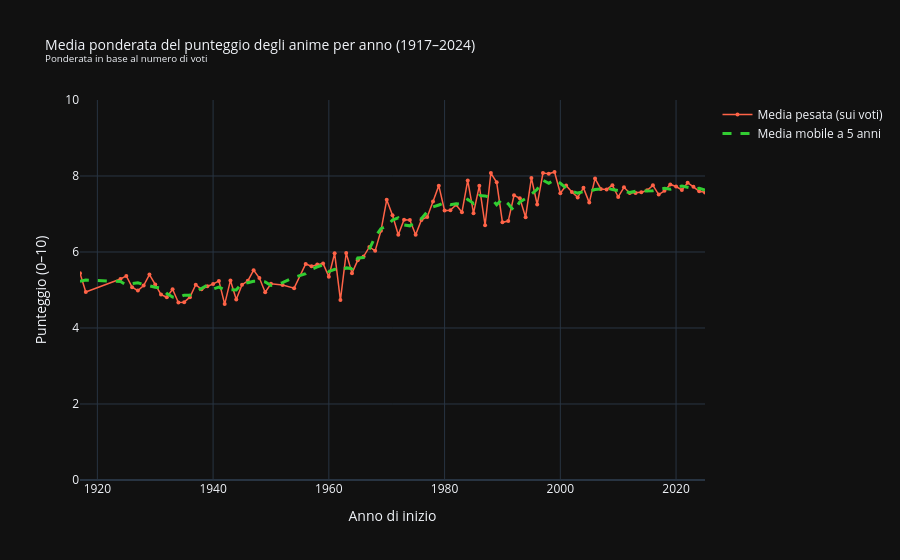

The cell this chart's notebook holds for it:
### Markdown cell above
## 2. DALLA PRODUZIONE ALLA VALUTAZIONE DEGLI UTENTI

### Code cell
details = df_details.copy()

# filtro per il calcolo della media pesata
df_weighted = details[details['score'].notna() & details['scored_by'].notna() &
                      (details['scored_by'] > 0) & details['year'].notna()].copy()

# limitiamo l'analisi agli anni storicamente rilevanti
df_weighted = df_weighted[df_weighted['year'] >= 1917]
# media pesata, totale voti, numero anime per anno
year_weighted = df_weighted.groupby('year', group_keys=False).apply(
    lambda x: pd.Series({
        'weighted_mean': (x['score'] * x['scored_by']).sum() / x['scored_by'].sum(),
        'total_votes': x['scored_by'].sum(),
        'anime_count': len(x)
    }),
    include_groups=False).reset_index()
year_weighted = year_weighted.sort_values('year')
# media mobile centrata a 5 anni
year_weighted['rolling_weighted'] = year_weighted['weighted_mean'].rolling(
    window=5, center=True, min_periods=2).mean()

# visualizzazione
fig = go.Figure()
fig.add_trace(go.Scatter(
    x=year_weighted['year'], y=year_weighted['weighted_mean'],
    mode='lines+markers', name='Media pesata (sui voti)',
    line=dict(color='tomato', width=1.5), marker=dict(size=4),
    hovertemplate='Media pesata: %{y:.2f}<extra></extra>'))
fig.add_trace(go.Scatter(
    x=year_weighted['year'], y=year_weighted['rolling_weighted'],
    mode='lines', name='Media mobile a 5 anni',
    line=dict(color='limegreen', width=3, dash='dash'),
    hovertemplate='Media mobile: %{y:.2f}<extra></extra>'))

fig.update_layout(
    title=dict(text="Media ponderata del punteggio degli anime per anno (1917–2024)<br>"
                    "<sup>Ponderata in base al numero di voti</sup>"),
    xaxis=dict(title='Anno di inizio',
               range=[year_weighted['year'].min(), year_weighted['year'].max()]),
    yaxis=dict(title='Punteggio (0–10)', range=[0, 10]),
    hovermode="x unified",
    template="plotly_dark",
    title_font_size=14
)
fig.show()

### Figure 1 — Plotly figure (JSON) as saved in the notebook; plotly's stock layout.template omitted (floating-point values rounded to 4 significant figures)
{"data": [{"hovertemplate": "Media pesata: %{y:.2f}<extra></extra>", "line": {"color": "tomato", "width": 1.5}, "marker": {"size": 4}, "mode": "lines+markers", "name": "Media pesata (sui voti)", "x": [1917, 1918, 1924, 1925, 1926, 1927, 1928, 1929, 1930, 1931, 1932, 1933, 1934, 1935, 1936, 1937, 1938, 1939, 1940, 1941, 1942, 1943, 1944, 1945, 1946, 1947, 1948, 1949, 1950, 1952, 1954, 1956, 1957, 1958, 1959, 1960, 1961, 1962, 1963, 1964, 1965, 1966, 1967, 1968, 1969, 1970, 1971, 1972, 1973, 1974, 1975, 1976, 1977, 1978, 1979, 1980, 1981, 1982, 1983, 1984, 1985, 1986, 1987, 1988, 1989, 1990, 1991, 1992, 1993, 1994, 1995, 1996, 1997, 1998, 1999, 2000, 2001, 2002, 2003, 2004, 2005, 2006, 2007, 2008, 2009, 2010, 2011, 2012, 2013, 2014, 2015, 2016, 2017, 2018, 2019, 2020, 2021, 2022, 2023, 2024, 2025], "y": [5.442, 4.946, 5.29, 5.371, 5.075, 4.985, 5.115, 5.406, 5.147, 4.88, 4.809, 5.021, 4.669, 4.679, 4.812, 5.14, 5.019, 5.099, 5.155, 5.24, 4.63, 5.252, 4.75, 5.14, 5.24, 5.522, 5.313, 4.94, 5.162, 5.131, 5.048, 5.685, 5.626, 5.672, 5.701, 5.349, 5.969, 4.734, 5.974, 5.443, 5.786, 5.88, 6.133, 6.03, 6.557, 7.373, 6.969, 6.453, 6.852, 6.84, 6.455, 6.845, 6.921, 7.331, 7.747, 7.089, 7.099, 7.242, 7.044, 7.884, 7.021, 7.741, 6.704, 8.078, 7.834, 6.781, 6.813, 7.491, 7.411, 6.917, 7.948, 7.249, 8.077, 8.058, 8.105, 7.547, 7.749, 7.58, 7.437, 7.688, 7.3, 7.932, 7.659, 7.646, 7.757, 7.448, 7.702, 7.552, 7.555, 7.569, 7.623, 7.755, 7.511, 7.61, 7.777, 7.723, 7.631, 7.822, 7.714, 7.599, 7.569], "type": "scatter"}, {"hovertemplate": "Media mobile: %{y:.2f}<extra></extra>", "line": {"color": "limegreen", "dash": "dash", "width": 3}, "mode": "lines", "name": "Media mobile a 5 anni", "x": [1917, 1918, 1924, 1925, 1926, 1927, 1928, 1929, 1930, 1931, 1932, 1933, 1934, 1935, 1936, 1937, 1938, 1939, 1940, 1941, 1942, 1943, 1944, 1945, 1946, 1947, 1948, 1949, 1950, 1952, 1954, 1956, 1957, 1958, 1959, 1960, 1961, 1962, 1963, 1964, 1965, 1966, 1967, 1968, 1969, 1970, 1971, 1972, 1973, 1974, 1975, 1976, 1977, 1978, 1979, 1980, 1981, 1982, 1983, 1984, 1985, 1986, 1987, 1988, 1989, 1990, 1991, 1992, 1993, 1994, 1995, 1996, 1997, 1998, 1999, 2000, 2001, 2002, 2003, 2004, 2005, 2006, 2007, 2008, 2009, 2010, 2011, 2012, 2013, 2014, 2015, 2016, 2017, 2018, 2019, 2020, 2021, 2022, 2023, 2024, 2025], "y": [5.226, 5.262, 5.225, 5.133, 5.167, 5.19, 5.146, 5.107, 5.072, 5.053, 4.905, 4.812, 4.798, 4.864, 4.864, 4.95, 5.045, 5.131, 5.029, 5.075, 5.005, 5.002, 5.003, 5.181, 5.193, 5.231, 5.236, 5.214, 5.119, 5.193, 5.33, 5.433, 5.546, 5.607, 5.663, 5.485, 5.545, 5.494, 5.581, 5.564, 5.843, 5.855, 6.077, 6.395, 6.612, 6.677, 6.841, 6.897, 6.714, 6.689, 6.783, 6.878, 7.06, 7.186, 7.237, 7.301, 7.244, 7.271, 7.258, 7.386, 7.279, 7.485, 7.475, 7.427, 7.242, 7.399, 7.266, 7.083, 7.316, 7.403, 7.52, 7.65, 7.888, 7.807, 7.907, 7.808, 7.683, 7.6, 7.551, 7.587, 7.603, 7.645, 7.659, 7.689, 7.643, 7.621, 7.603, 7.565, 7.6, 7.611, 7.603, 7.614, 7.655, 7.675, 7.651, 7.713, 7.734, 7.698, 7.667, 7.676, 7.627], "type": "scatter"}], "layout": {"title": {"font": {"size": 14}, "text": "Media ponderata del punteggio degli anime per anno (1917–2024)<br><sup>Ponderata in base al numero di voti</sup>"}, "xaxis": {"title": {"text": "Anno di inizio"}, "range": [1917, 2025]}, "yaxis": {"title": {"text": "Punteggio (0–10)"}, "range": [0, 10]}, "hovermode": "x unified"}}
